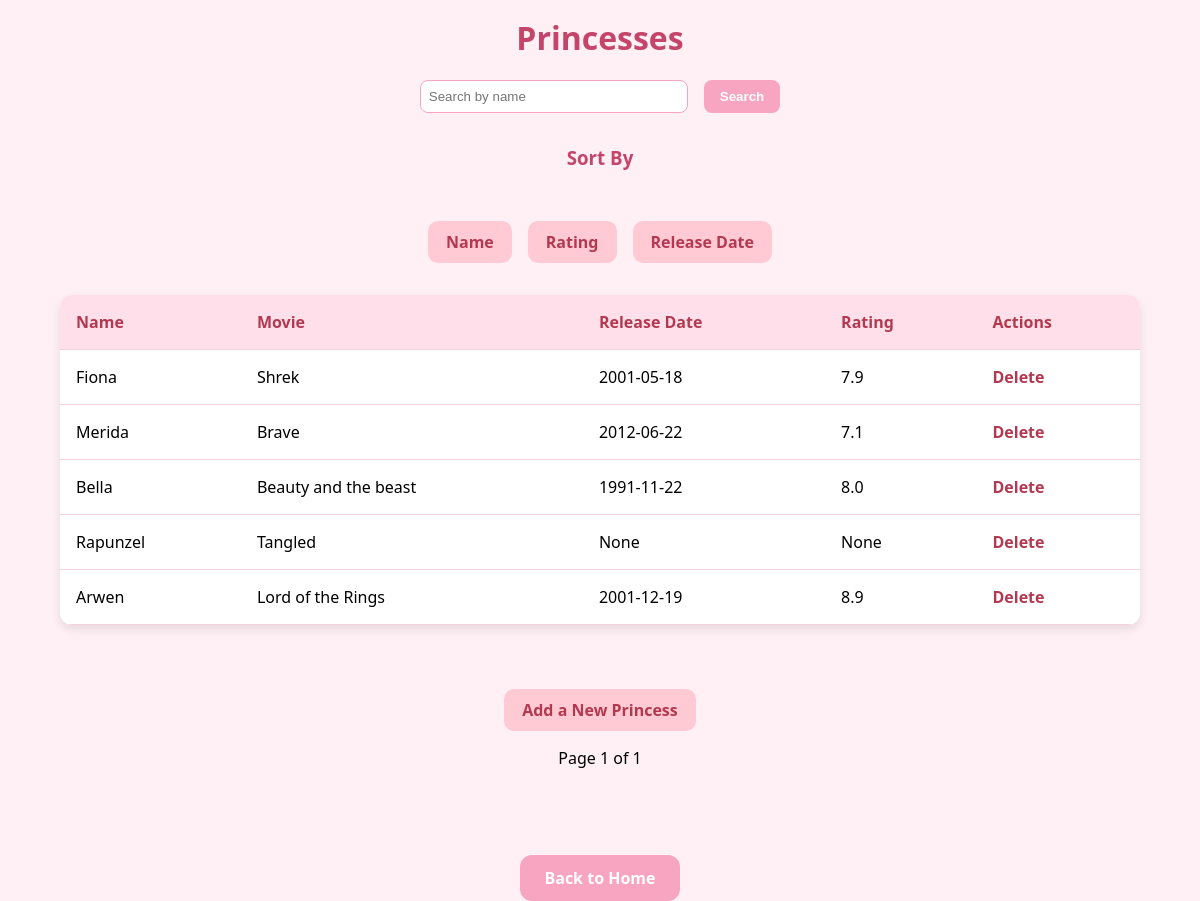
/princesses, run on an earlier commit of the app's database.
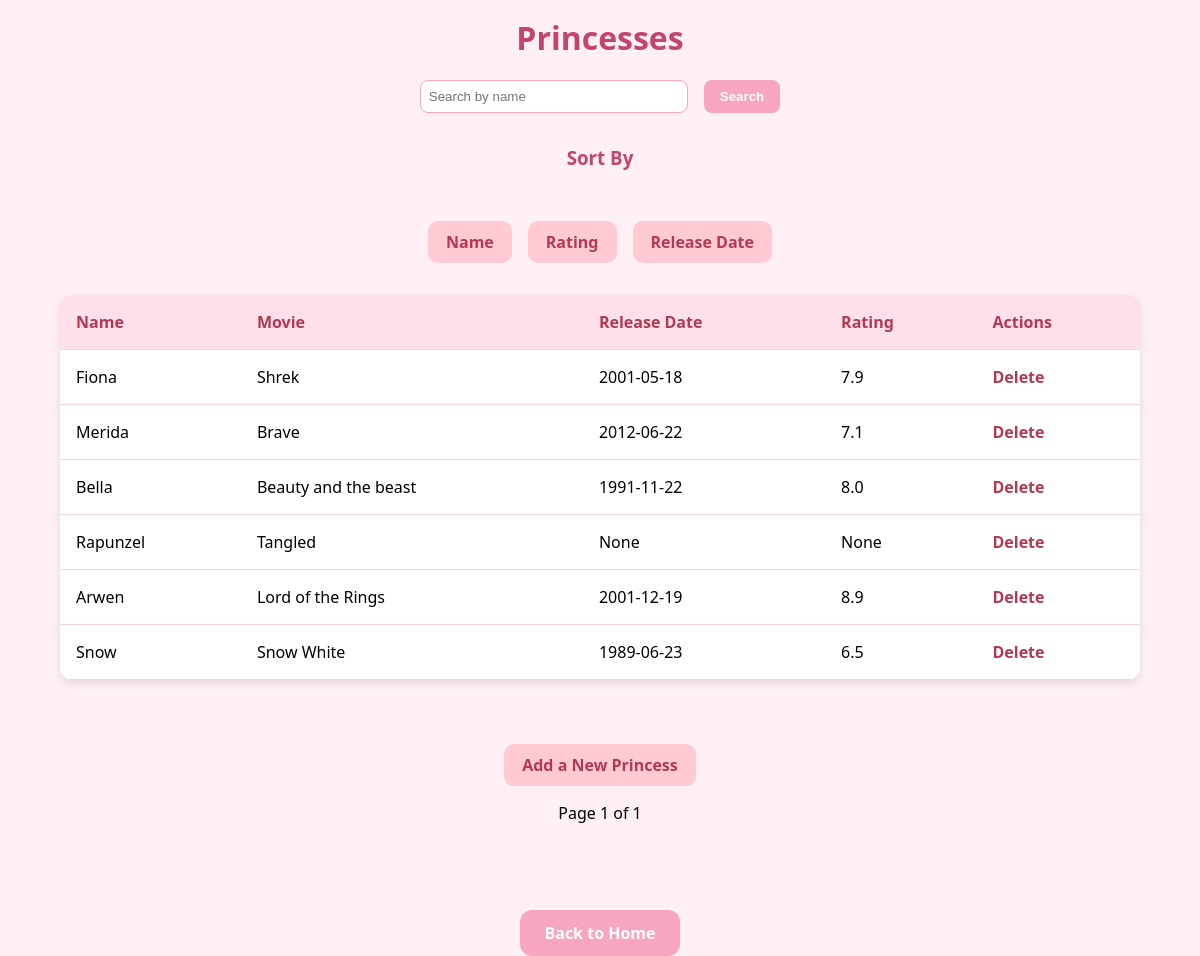
And on a later commit of the database.
### models.py (models this page shows)
class Princess(db.Model):
    __tablename__ = 'princess'
    id = db.Column(db.Integer, primary_key=True)
    name = db.Column(db.String(100), nullable=False)
    movie = db.Column(db.String(100), nullable=False)
    release_date = db.Column(db.Date, nullable=True)
    is_animated = db.Column(db.Boolean, nullable=False)
    rating = db.Column(db.String(10))
    genre = db.Column(db.String(100))
    poster_url = db.Column(db.String(300))
    appointments = db.relationship('Appointment', back_populates='princess')

### app.py (the view)
@app.route('/princesses', methods=['GET'])
def princesses():
    search = request.args.get('search', '')
    sort_by = request.args.get('sort', 'id')  # Default sort by 'id'
    page = request.args.get('page', 1, type=int)
    query = Princess.query
    if search:
        query = query.filter(Princess.name.contains(search))
    query = query.order_by(getattr(Princess, sort_by))
    princess_pagination = query.paginate(page=page, per_page=10)
    return render_template('princesses.html', princesses=princess_pagination.items, pagination=princess_pagination)

### templates/princesses.html (shortened to what this page needs)
<!DOCTYPE html>
<html lang="en">
<head>
    <link rel="stylesheet" href="{{ url_for('static', filename='style.css') }}"></head>
<body>
    <h1>Princesses</h1>
    <form method="GET" action="{{ url_for('princesses') }}">
        <input type="text" name="search" placeholder="Search by name" value="{{ request.args.get('search', '') }}">
        <button type="submi need to update my css fileit">Search</button>
    </form>
    <div class="sort-container">
        <h3>Sort By</h3>
        <div class="sort-buttons">
            <a href="{{ url_for('princesses', sort='name') }}" class="sort-btn">Name</a>
            <a href="{{ url_for('princesses', sort='rating') }}" class="sort-btn">Rating</a>
            <a href="{{ url_for('princesses', sort='release_date') }}" class="sort-btn">Release Date</a>
        </div>
    </div>
    <table>
        <tr>
            <th>Name</th>
            <th>Movie</th>
            <th>Release Date</th>
            <th>Rating</th>
            <th>Actions</th>
        </tr>
        {% for princess in princesses %}
        <tr>
            <td>{{ princess.name }}</td>
            <td>{{ princess.movie }}</td>
            <td>{{ princess.release_date }}</td>
            <td>{{ princess.rating }}</td>
            <td>
                <a href="{{ url_for('delete_princess', id=princess.id) }}" onclick="return confirm('Are you sure?')">Delete</a>
            </td>
        </tr>
        {% endfor %}
    </table>
  <div class="add">
      <a href="{{ url_for('add_princess') }}" class="add-btn">Add a New Princess</a>
  </div>
    <div>
        <span>Page {{ pagination.page }} of {{ pagination.pages }}</span>
    </div>
    <br>
    <div class="back-home">
        <a href="{{ url_for('index') }}" class="home-btn">Back to Home</a>
    </div>
</body>
</html>

### static/style.css (style rules this page uses)
body { margin: 0; font-family: 'Segoe UI', sans-serif; background-color: #fff0f6; }
h1 { text-align: center; color: #c44569; margin-top: 1rem; }
table { width: 90%; margin: 2rem auto; border-collapse: collapse; background-color: #fff; border-radius: 12px; overflow: hidden; box-shadow: 0 4px 10px rgba(0, 0, 0, 0.1); }
th, td { padding: 1rem; text-align: left; border-bottom: 1px solid #f1d4dc; }
th { background-color: #ffe0ea; color: #b33951; font-weight: bold; }
form { display: flex; justify-content: center; gap: 1rem; margin: 1rem auto; }
input[type="text"] { padding: 0.5rem; border-radius: 8px; border: 1px solid #f8a5c2; width: 250px; }
button { padding: 0.5rem 1rem; background-color: #f8a5c2; color: white; border: none; border-radius: 8px; cursor: pointer; font-weight: bold; }
h3 { text-align: center; color: #c44569; margin-top: 2rem; }
a { text-decoration: none; color: #b33951; font-weight: bold; }
div { text-align: center; margin-top: 1rem; }
div > a { display: inline-block; margin-top: 2rem; padding: 0.5rem 1rem; background-color: #f8a5c2; color: white; border-radius: 12px; transition: background-color 0.3s ease; }
.sort-container { text-align: center; margin-top: 2rem; }
.sort-buttons { display: flex; justify-content: center; gap: 1rem; flex-wrap: wrap; margin-top: 0.5rem; }
.sort-btn { background-color: #ffcad4; color: #b33951; padding: 0.5rem 1rem; border-radius: 10px; text-decoration: none; font-weight: bold; border: 2px solid transparent; transition: all 0.3s ease; }
.back-home { text-align: center; margin-top: 2rem; }
.home-btn { background-color: #f8a5c2; color: white; padding: 0.75rem 1.5rem; border-radius: 12px; font-weight: bold; text-decoration: none; transition: background-color 0.3s ease; }
.add { text-align: center; margin-top: 2rem; }
.add-btn { background-color: #ffcad4; color: #b33951; padding: 0.5rem 1rem; border-radius: 10px; text-decoration: none; font-weight: bold; border: 2px solid transparent; transition: all 0.3s ease; }

What changed in the data, as far as the page shows it:
added Princess: name "Snow", movie "Snow White", release_date "1989-06-23", rating "6.5"
